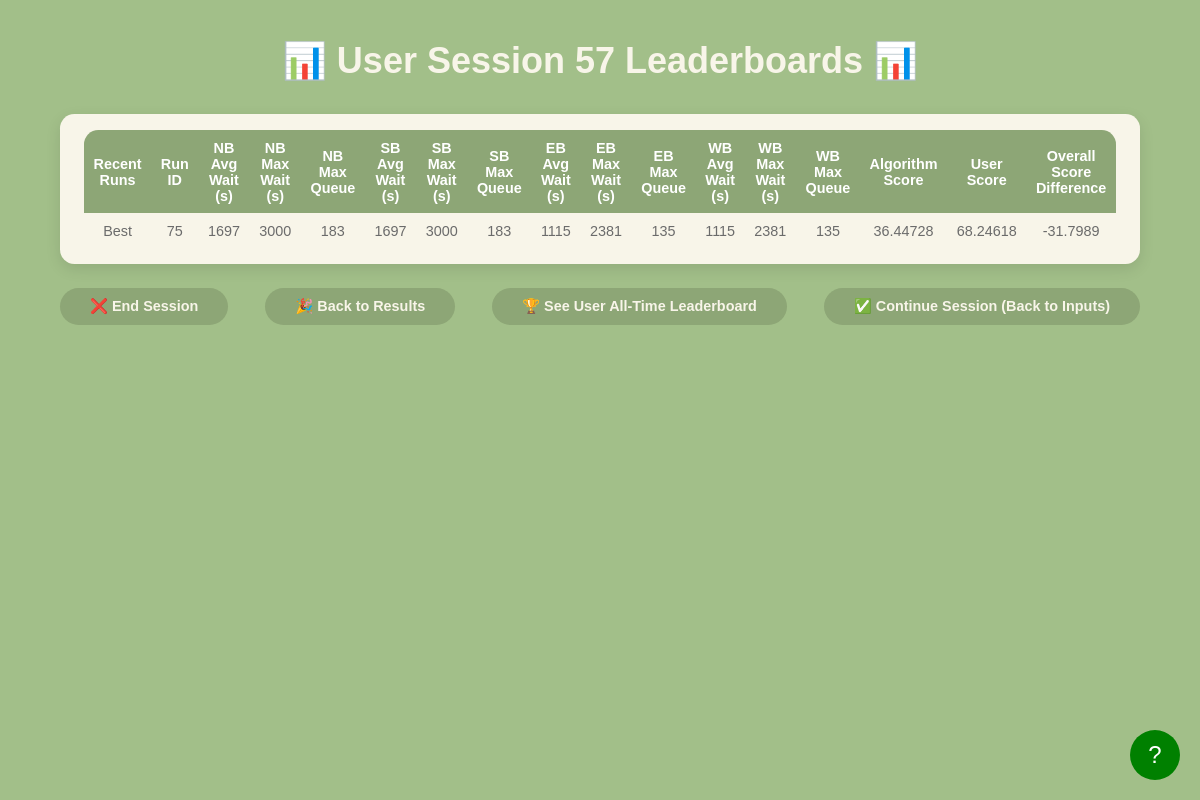
Page /session_leaderboard on the earlier database version.
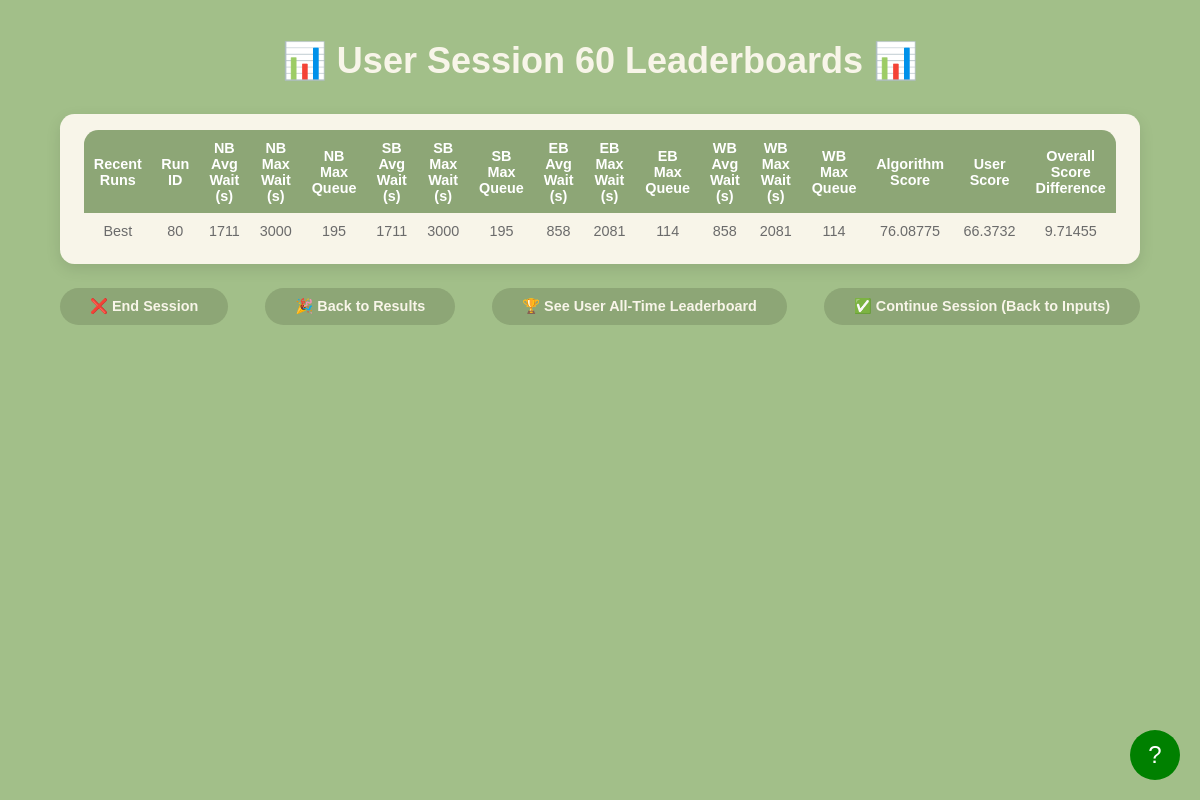
Same page on the later database version.
### models.py (models this page shows, shortened)
class LeaderboardResult(db.Model):
    __tablename__ = 'leaderboard_results'
    id = db.Column(db.Integer, primary_key=True, autoincrement=True)
    run_id = db.Column(db.Integer, db.ForeignKey('configurations.run_id'), nullable=False)
    session_id = db.Column(db.Integer, db.ForeignKey('sessions.id'), nullable=False)
    avg_wait_time_north = db.Column(db.Float, nullable=False)
    max_wait_time_north = db.Column(db.Float, nullable=False)
    max_queue_length_north = db.Column(db.Integer, nullable=False)
    avg_wait_time_south = db.Column(db.Float, nullable=False)
    max_wait_time_south = db.Column(db.Float, nullable=False)
    max_queue_length_south = db.Column(db.Integer, nullable=False)
    avg_wait_time_east = db.Column(db.Float, nullable=False)
    max_wait_time_east = db.Column(db.Float, nullable=False)
    max_queue_length_east = db.Column(db.Integer, nullable=False)
    avg_wait_time_west = db.Column(db.Float, nullable=False)
    max_wait_time_west = db.Column(db.Float, nullable=False)
    max_queue_length_west = db.Column(db.Integer, nullable=False)

### app.py (the view)
@app.route('/session_leaderboard')
def session_leaderboard_page():
    session_id = request.args.get('session_id', type=int)
    if not session_id:
        active_session = Session.query.filter_by(active=True).order_by(Session.id.desc()).first()
        session_id = active_session.id if active_session else None
    runs = get_recent_runs_with_scores(session_id) if session_id else []
    print(get_all_time_best_configurations())
    return render_template('session_leaderboard.html', runs=runs, session_id=session_id)

### templates/session_leaderboard.html (shortened to what this page needs)
<!DOCTYPE html>
<html lang="en">
<head>
    <link rel="stylesheet" href="{{ url_for('static', filename='css/session_leaderboard.css') }}">
</head>
<body>
    <div class="header">
        <h1>📊 User Session {{ session_id }} Leaderboards 📊</h1>
    </div>
    <div class="leaderboard-container">
        <table>
            <thead>
                <tr>
                    <th>Recent Runs</th>
                    <th>Run ID</th>
                    <th>NB Avg Wait (s)</th>
                    <th>NB Max Wait (s)</th>
                    <th>NB Max Queue</th>
                    <th>SB Avg Wait (s)</th>
                    <th>SB Max Wait (s)</th>
                    <th>SB Max Queue</th>
                    <th>EB Avg Wait (s)</th>
                    <th>EB Max Wait (s)</th>
                    <th>EB Max Queue</th>
                    <th>WB Avg Wait (s)</th>
                    <th>WB Max Wait (s)</th>
                    <th>WB Max Queue</th>
                    <th>Algorithm Score</th>
                    <th>User Score</th>
                    <th>Overall Score Difference</th>
                </tr>
            </thead>
            <tbody>
                {% if runs and runs|length > 0 %}
                    {% for run in runs %}
                    <tr onclick="handleRowClick(this)">
                        <td>
                            {% if loop.first %}
                                Best
                            {% else %}
                                {{ loop.index0 }}
                            {% endif %}
                        </td>
                        <td>{{ run.run_id }}</td>
                        <td>{{ run.nb_avg_wait|round|int }}</td>
                        <td>{{ run.nb_max_wait|round|int }}</td>
                        <td>{{ run.nb_max_queue|round|int }}</td>
                        <td>{{ run.sb_avg_wait|round|int }}</td>
                        <td>{{ run.sb_max_wait|round|int }}</td>
                        <td>{{ run.sb_max_queue|round|int }}</td>
                        <td>{{ run.eb_avg_wait|round|int }}</td>
                        <td>{{ run.eb_max_wait|round|int }}</td>
                        <td>{{ run.eb_max_queue|round|int }}</td>
                        <td>{{ run.wb_avg_wait|round|int }}</td>
                        <td>{{ run.wb_max_wait|round|int }}</td>
                        <td>{{ run.wb_max_queue|round|int }}</td>
                        <td>{{ run.algorithm_score|round(5) }}</td>
                        <td>{{ run.user_score|round(5) }}</td>
                        <td>{{ run.score|round(5) }}</td>
                    </tr>
                    {% endfor %}
                {% else %}
                    <tr>
                        <td colspan="15">No session runs found.</td>
                    </tr>
                {% endif %}
            </tbody>
        </table>
    </div>
    <div class="nav-container">
        <a class="nav-button" id="endBtn" href="/index">❌ End Session</a>
        <a class="res-button" id="results" href="/back_to_results">🎉 Back to Results</a>
        <a href="/leaderboards">🏆 See User All-Time Leaderboard</a>
        <a class="nav-button" id="backBtn" href="/parameters">✅ Continue Session (Back to Inputs)</a>
    </div>
    <div id="tutorial-button">?</div>
</body>
</html>

### static/css/session_leaderboard.css (style rules this page uses)
* { margin: 0; padding: 0; box-sizing: border-box; }
html, body { width: 100%; height: 100%; overflow: hidden; }
body { background-color: #a2bf89; font-family: 'SF Pro', sans-serif; color: #6b6b6b; display: flex; flex-direction: column; align-items: center; padding: 5vh 0; }
.header { width: 90%; text-align: center; margin-bottom: 4vh; }
.header h1 { font-size: 3vw; color: #f8f5e9; font-weight: 600; }
.leaderboard-container { background-color: #f8f5e9; border-radius: 1.2vw; padding: 2vh 3vh; width: 90%; max-width: 1400px; text-align: center; box-shadow: 0px 5px 15px rgba(0, 0, 0, 0.1); }
table { width: 100%; border-collapse: collapse; border-radius: 1.2vw; overflow: hidden; }
th, td { padding: 1.2vh; text-align: center; font-size: 1.2vw; }
th { background-color: #8da676; color: white; font-weight: bold; }
tbody tr { cursor: pointer; }
.nav-container { width: 90%; max-width: 1400px; margin-top: 3vh; display: flex; justify-content: space-between; }
.nav-container a { text-decoration: none; color: #f8f5e9; background-color: #8da676; padding: 1.2vh 2.5vw; border-radius: 2vw; font-size: 1.2vw; font-weight: 600; transition: background-color 0.3s; }
#tutorial-button { position: fixed; bottom: 20px; right: 20px; width: 50px; height: 50px; border-radius: 50%; background-color: green; color: white; text-align: center; line-height: 50px; font-size: 24px; cursor: pointer; z-index: 1000; }

Differences in the rows shown:
no longer on this page (row unchanged): LeaderboardResult: run_id "75", nb_avg_wait "1697", nb_max_wait "3000", nb_max_queue "183", sb_avg_wait "1697", sb_max_wait "3000", sb_max_queue "183", eb_avg_wait "1115", eb_max_wait "2381", eb_max_queue "135", wb_avg_wait "1115", wb_max_wait "2381", wb_max_queue "135", algorithm_score "36.44728", user_score "68.24618", score "-31.7989"
added LeaderboardResult: run_id "80", nb_avg_wait "1711", nb_max_wait "3000", nb_max_queue "195", sb_avg_wait "1711", sb_max_wait "3000", sb_max_queue "195", eb_avg_wait "858", eb_max_wait "2081", eb_max_queue "114", wb_avg_wait "858", wb_max_wait "2081", wb_max_queue "114", algorithm_score "76.08775", user_score "66.3732", score "9.71455"
Other differences:
{{ session_id }}: "57" → "60"
